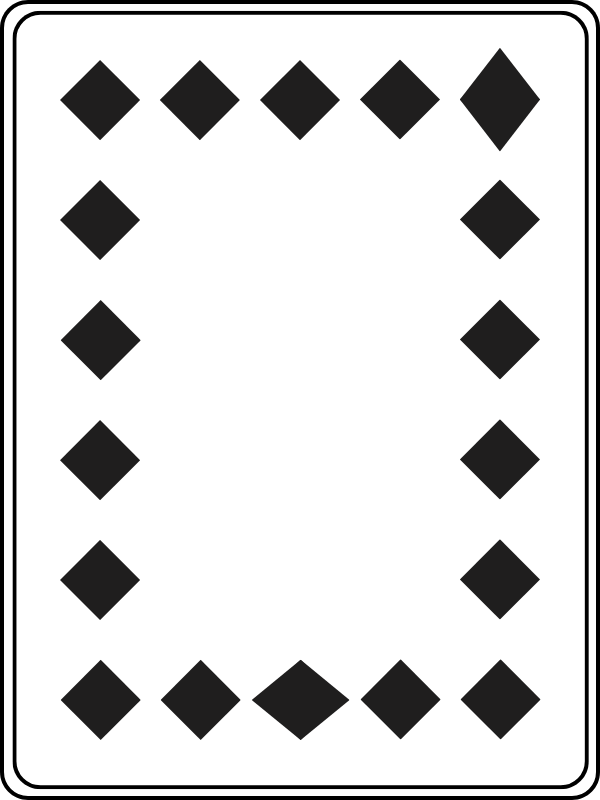
#> input picture task3_pics/tc2-3.png, 600 x 800 px, found by its file name
$ python Sobel.py
#> lines starting #> are read from the running program, lines starting #| are printed output that depends on the picture
import cv2
import numpy as np
# image = cv2.imread('Images/contour1.jpg')
image = cv2.imread('task3_pics\\tc2-3.png')
#> image is the input picture: shape (800, 600, 3); mean B, G, R 215.9, 215.9, 216

# Sobel X filter
# [1  0 -1]
# [2  0 -2]
# [1  0 -1]

#--------------------------------------------
# sobel_x = np.array([[1,0,-1],[2,0,-2],[1,0,-1]])
# horizontal_edge_image = cv2.filter2D(image,-1,sobel_x)
# cv2.imshow('Horizontal',horizontal_edge_image)
# cv2.imshow('Sudoku',image)
#--------------------------------------------

# Sobel Y filter
# [ 1   2   1]
# [ 0   0   0]
# [-1  -2  -1]

#--------------------------------------------
sobel_y = np.array([[1,2,1],[0,0,0],[-1,-2,-1]])
vertical_edge_image = cv2.filter2D(image,-1,sobel_y)
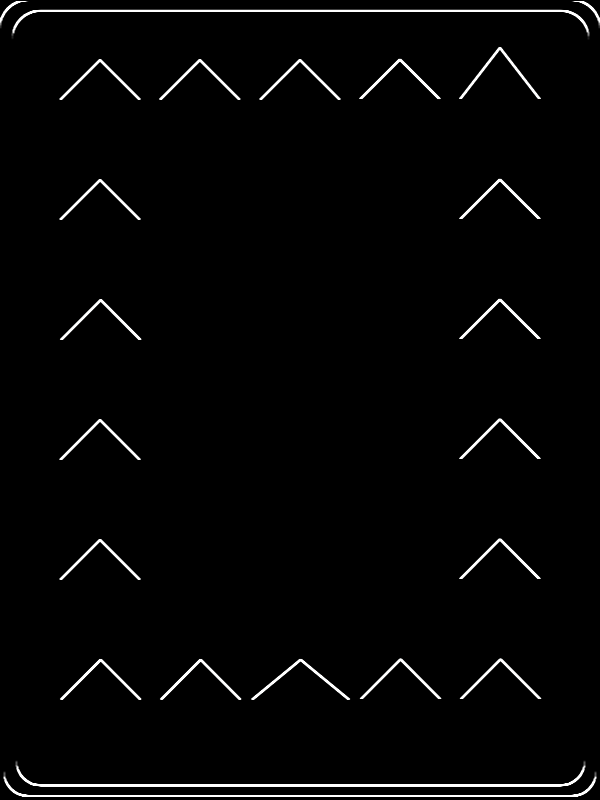
#> vertical_edge_image: shape (800, 600, 3); mean B, G, R 5.5, 5.5, 5.5
cv2.imshow('Vertical',vertical_edge_image)
cv2.imshow('Sudoku',image)
#---------------------------------------------

# HighPass Filter
# [0  1  0]
# [1 -4  1]
# [0  1  0]

#--------------------------------------------
# highpass = np.array([[0,1,0],[1,-4,1],[0,1,0]])
# highpass_edge = cv2.filter2D(image,-1,highpass)
# cv2.imshow('HighPass',highpass_edge)
# cv2.imshow('Sudoku',image)
# --------------------------------------------

# Thresholding
#--------------------------------------------
# eye = cv2.imread('Images/contour2.jpg')
# greyscale = cv2.imread('Images/contour2.jpg',0)
# avg = np.average(greyscale) # we get average of whole array this will be our threshold value
# ret, thresh = cv2.threshold(greyscale,avg,255,cv2.THRESH_BINARY) #(greyscale, threshold, maximum, binarize)
# cv2.imshow('Eye Image',eye)
# cv2.imshow('Greyscale',greyscale)
# cv2.imshow('Threshold',thresh)
#--------------------------------------------

# Contours
#--------------------------------------------
# greyscale_sudoku = cv2.imread('Images/contour1.jpg',0)
# avg = np.average(greyscale_sudoku)
# ret, thresh_sudoku = cv2.threshold(greyscale_sudoku,avg,255,cv2.THRESH_BINARY)
# contours,hierarchy = cv2.findContours(greyscale_sudoku,cv2.RETR_TREE,cv2.CHAIN_APPROX_SIMPLE)
# final = cv2.drawContours(image,contours,-1,(0,255,0),3)
# cv2.imshow('Contour',final)
# cv2.imshow('Sudoku',image)
#----------------------------------------------
cv2.waitKey(0)

$ run again, with Images/contour1.jpg saved as task3_pics/tc2-3.png
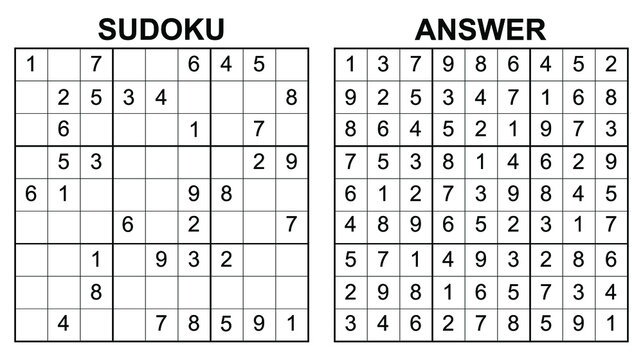
#> input picture Images/contour1.jpg, 643 x 360 px, found by its file name
#> image is the input picture: shape (360, 643, 3); mean B, G, R 229.1, 229.3, 229
#> `vertical_edge_image = cv2.filter2D(image,-1,sobel_y)`:
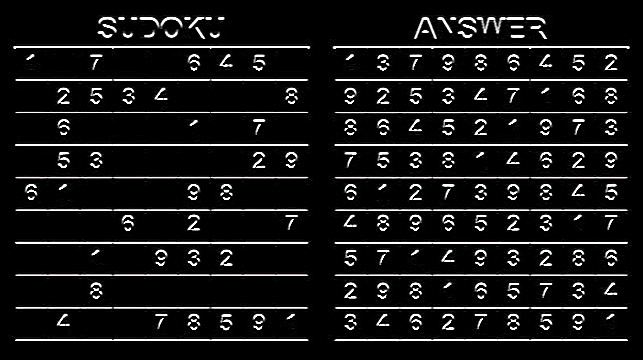
#> vertical_edge_image: shape (360, 643, 3); mean B, G, R 22.1, 22.1, 22.2
